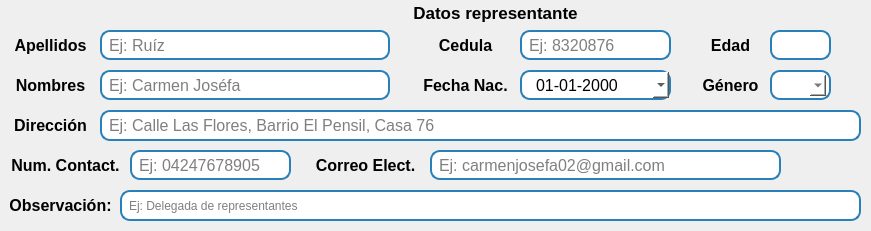
       <widget class="QWidget" name="widgetDatosRepre" native="true">
        <property name="geometry">
         <rect>
          <x>0</x>
          <y>90</y>
          <width>871</width>
          <height>231</height>
         </rect>
        </property>
        <property name="styleSheet">
         <string notr="true">QWidget#widgetDatosRepre{
background-color: rgb(242, 245, 247);
border-radius: 10px;
border: white;
color: #2d2d2d;
}
QLineEdit {
    border: 2px solid #2980b9;
    border-radius: 10px;
    padding: 2px 5px;
    background-color: white;
}</string>
        </property>
        <widget class="QLabel" name="lblStudent_nombres_2">
         <property name="geometry">
          <rect>
           <x>10</x>
           <y>70</y>
           <width>81</width>
           <height>30</height>
          </rect>
         </property>
         <property name="minimumSize">
          <size>
           <width>0</width>
           <height>30</height>
          </size>
         </property>
         <property name="maximumSize">
          <size>
           <width>16777215</width>
           <height>30</height>
          </size>
         </property>
         <property name="font">
          <font>
           <family>Segoe UI</family>
           <pointsize>12</pointsize>
           <bold>true</bold>
          </font>
         </property>
         <property name="styleSheet">
          <string notr="true">background-color: transparent;</string>
         </property>
         <property name="text">
          <string>Nombres</string>
         </property>
         <property name="alignment">
          <set>Qt::AlignmentFlag::AlignCenter</set>
         </property>
        </widget>
        <widget class="QLineEdit" name="lneApellidos_repre_ficha_estu">
         <property name="geometry">
          <rect>
           <x>100</x>
           <y>30</y>
           <width>290</width>
           <height>30</height>
          </rect>
         </property>
         <property name="minimumSize">
          <size>
           <width>290</width>
           <height>30</height>
          </size>
         </property>
         <property name="maximumSize">
          <size>
           <width>290</width>
           <height>30</height>
          </size>
         </property>
         <property name="font">
          <font>
           <family>Segoe UI</family>
           <pointsize>12</pointsize>
          </font>
         </property>
         <property name="styleSheet">
          <string notr="true"/>
         </property>
         <property name="text">
          <string/>
         </property>
         <property name="maxLength">
          <number>100</number>
         </property>
         <property name="alignment">
          <set>Qt::AlignmentFlag::AlignLeading|Qt::AlignmentFlag::AlignLeft|Qt::AlignmentFlag::AlignVCenter</set>
         </property>
         <property name="placeholderText">
          <string>Ej: Ruíz</string>
         </property>
        </widget>
        <widget class="QLabel" name="lblStudent_apellido_repre">
         <property name="geometry">
          <rect>
           <x>10</x>
           <y>30</y>
           <width>81</width>
           <height>30</height>
          </rect>
         </property>
         <property name="minimumSize">
          <size>
           <width>0</width>
           <height>30</height>
          </size>
         </property>
         <property name="maximumSize">
          <size>
           <width>16777215</width>
           <height>30</height>
          </size>
         </property>
         <property name="font">
          <font>
           <family>Segoe UI</family>
           <pointsize>12</pointsize>
           <bold>true</bold>
          </font>
         </property>
         <property name="styleSheet">
          <string notr="true">background-color: transparent;</string>
         </property>
         <property name="text">
          <string>Apellidos</string>
         </property>
         <property name="alignment">
          <set>Qt::AlignmentFlag::AlignCenter</set>
         </property>
        </widget>
        <widget class="QLineEdit" name="lneNombres_repre_ficha_estu">
         <property name="geometry">
          <rect>
           <x>100</x>
           <y>70</y>
           <width>290</width>
           <height>30</height>
          </rect>
         </property>
         <property name="minimumSize">
          <size>
           <width>290</width>
           <height>30</height>
          </size>
         </property>
         <property name="maximumSize">
          <size>
           <width>290</width>
           <height>30</height>
          </size>
         </property>
         <property name="font">
          <font>
           <family>Segoe UI</family>
           <pointsize>12</pointsize>
          </font>
         </property>
         <property name="styleSheet">
          <string notr="true"/>
         </property>
         <property name="text">
          <string/>
         </property>
         <property name="maxLength">
          <number>100</number>
         </property>
         <property name="alignment">
          <set>Qt::AlignmentFlag::AlignLeading|Qt::AlignmentFlag::AlignLeft|Qt::AlignmentFlag::AlignVCenter</set>
         </property>
         <property name="placeholderText">
          <string>Ej: Carmen Joséfa</string>
         </property>
        </widget>
        <widget class="QLabel" name="lblStudent_dir_repre">
         <property name="geometry">
          <rect>
           <x>10</x>
           <y>110</y>
           <width>81</width>
           <height>30</height>
          </rect>
         </property>
         <property name="minimumSize">
          <size>
           <width>0</width>
           <height>30</height>
          </size>
         </property>
         <property name="maximumSize">
          <size>
           <width>16777215</width>
           <height>30</height>
          </size>
         </property>
         <property name="font">
          <font>
           <family>Segoe UI</family>
           <pointsize>12</pointsize>
           <bold>true</bold>
          </font>
         </property>
         <property name="styleSheet">
          <string notr="true">background-color: transparent;</string>
         </property>
         <property name="text">
          <string>Dirección</string>
         </property>
         <property name="alignment">
          <set>Qt::AlignmentFlag::AlignCenter</set>
         </property>
        </widget>
        <widget class="QLineEdit" name="lneDir_repre_ficha_estu">
         <property name="geometry">
          <rect>
           <x>100</x>
           <y>110</y>
           <width>761</width>
           <height>31</height>
          </rect>
         </property>
         <property name="minimumSize">
          <size>
           <width>400</width>
           <height>30</height>
          </size>
         </property>
         <property name="maximumSize">
          <size>
           <width>900</width>
           <height>60</height>
          </size>
         </property>
         <property name="font">
          <font>
           <family>Segoe UI</family>
           <pointsize>12</pointsize>
          </font>
         </property>
         <property name="styleSheet">
          <string notr="true"/>
         </property>
         <property name="text">
          <string/>
         </property>
         <property name="maxLength">
          <number>100</number>
         </property>
         <property name="alignment">
          <set>Qt::AlignmentFlag::AlignLeading|Qt::AlignmentFlag::AlignLeft|Qt::AlignmentFlag::AlignVCenter</set>
         </property>
         <property name="placeholderText">
          <string>Ej: Calle Las Flores, Barrio El Pensil, Casa 76</string>
         </property>
        </widget>
        <widget class="QLineEdit" name="lneEdad_repre_ficha_estu">
         <property name="geometry">
          <rect>
           <x>770</x>
           <y>30</y>
           <width>61</width>
           <height>30</height>
          </rect>
         </property>
         <property name="minimumSize">
          <size>
           <width>50</width>
           <height>30</height>
          </size>
         </property>
         <property name="maximumSize">
          <size>
           <width>300</width>
           <height>30</height>
          </size>
         </property>
         <property name="font">
          <font>
           <family>Segoe UI</family>
           <pointsize>12</pointsize>
          </font>
         </property>
         <property name="styleSheet">
          <string notr="true"/>
         </property>
         <property name="text">
          <string/>
         </property>
         <property name="alignment">
          <set>Qt::AlignmentFlag::AlignLeading|Qt::AlignmentFlag::AlignLeft|Qt::AlignmentFlag::AlignVCenter</set>
         </property>
         <property name="readOnly">
          <bool>true</bool>
         </property>
         <property name="placeholderText">
          <string/>
         </property>
        </widget>
        <widget class="QLabel" name="label_41">
         <property name="geometry">
          <rect>
           <x>10</x>
           <y>150</y>
           <width>111</width>
           <height>30</height>
          </rect>
         </property>
         <property name="minimumSize">
          <size>
           <width>0</width>
           <height>30</height>
          </size>
         </property>
         <property name="maximumSize">
          <size>
           <width>16777215</width>
           <height>30</height>
          </size>
         </property>
         <property name="font">
          <font>
           <family>Segoe UI</family>
           <pointsize>12</pointsize>
           <bold>true</bold>
          </font>
         </property>
         <property name="styleSheet">
          <string notr="true">background-color: transparent;</string>
         </property>
         <property name="text">
          <string>Num. Contact.</string>
         </property>
         <property name="alignment">
          <set>Qt::AlignmentFlag::AlignCenter</set>
         </property>
        </widget>
        <widget class="QLineEdit" name="lneNum_repre_ficha_estu">
         <property name="geometry">
          <rect>
           <x>130</x>
           <y>150</y>
           <width>161</width>
           <height>30</height>
          </rect>
         </property>
         <property name="minimumSize">
          <size>
           <width>100</width>
           <height>30</height>
          </size>
         </property>
         <property name="maximumSize">
          <size>
           <width>400</width>
           <height>30</height>
          </size>
         </property>
         <property name="font">
          <font>
           <family>Segoe UI</family>
           <pointsize>12</pointsize>
          </font>
         </property>
         <property name="styleSheet">
          <string notr="true"/>
         </property>
         <property name="text">
          <string/>
         </property>
         <property name="maxLength">
          <number>12</number>
         </property>
         <property name="alignment">
          <set>Qt::AlignmentFlag::AlignLeading|Qt::AlignmentFlag::AlignLeft|Qt::AlignmentFlag::AlignVCenter</set>
         </property>
         <property name="placeholderText">
          <string>Ej: 04247678905</string>
         </property>
        </widget>
        <widget class="QLabel" name="lblStudent_fechaNac_repre">
         <property name="geometry">
          <rect>
           <x>420</x>
           <y>70</y>
           <width>91</width>
           <height>30</height>
          </rect>
         </property>
         <property name="minimumSize">
          <size>
           <width>0</width>
           <height>30</height>
          </size>
         </property>
         <property name="maximumSize">
          <size>
           <width>16777215</width>
           <height>30</height>
          </size>
         </property>
         <property name="font">
          <font>
           <family>Segoe UI</family>
           <pointsize>12</pointsize>
           <bold>true</bold>
          </font>
         </property>
         <property name="styleSheet">
          <string notr="true">background-color: transparent;</string>
         </property>
         <property name="text">
          <string>Fecha Nac.</string>
         </property>
         <property name="alignment">
          <set>Qt::AlignmentFlag::AlignCenter</set>
         </property>
        </widget>
        <widget class="QLabel" name="lblStudent_edad_repre">
         <property name="geometry">
          <rect>
           <x>700</x>
           <y>30</y>
           <width>61</width>
           <height>30</height>
          </rect>
         </property>
         <property name="minimumSize">
          <size>
           <width>0</width>
           <height>30</height>
          </size>
         </property>
         <property name="maximumSize">
          <size>
           <width>16777215</width>
           <height>30</height>
          </size>
         </property>
         <property name="font">
          <font>
           <family>Segoe UI</family>
           <pointsize>12</pointsize>
           <bold>true</bold>
          </font>
         </property>
         <property name="styleSheet">
          <string notr="true">background-color: transparent;</string>
         </property>
         <property name="text">
          <string>Edad</string>
         </property>
         <property name="alignment">
          <set>Qt::AlignmentFlag::AlignCenter</set>
         </property>
        </widget>
        <widget class="QLineEdit" name="lneCedula_repre_ficha_estu">
         <property name="geometry">
          <rect>
           <x>520</x>
           <y>30</y>
           <width>151</width>
           <height>30</height>
          </rect>
         </property>
         <property name="minimumSize">
          <size>
           <width>100</width>
           <height>30</height>
          </size>
         </property>
         <property name="maximumSize">
          <size>
           <width>300</width>
           <height>30</height>
          </size>
         </property>
         <property name="font">
          <font>
           <family>Segoe UI</family>
           <pointsize>12</pointsize>
          </font>
         </property>
         <property name="styleSheet">
          <string notr="true"/>
         </property>
         <property name="text">
          <string/>
         </property>
         <property name="maxLength">
          <number>8</number>
         </property>
         <property name="alignment">
          <set>Qt::AlignmentFlag::AlignLeading|Qt::AlignmentFlag::AlignLeft|Qt::AlignmentFlag::AlignVCenter</set>
         </property>
         <property name="placeholderText">
          <string>Ej: 8320876</string>
         </property>
        </widget>
        <widget class="QLineEdit" name="lneCorreo_repre_ficha_estu">
         <property name="geometry">
          <rect>
           <x>430</x>
           <y>150</y>
           <width>351</width>
           <height>30</height>
          </rect>
         </property>
         <property name="minimumSize">
          <size>
           <width>100</width>
           <height>30</height>
          </size>
         </property>
         <property name="maximumSize">
          <size>
           <width>400</width>
           <height>30</height>
          </size>
         </property>
         <property name="font">
          <font>
           <family>Segoe UI</family>
           <pointsize>12</pointsize>
          </font>
         </property>
         <property name="styleSheet">
          <string notr="true"/>
         </property>
         <property name="text">
          <string/>
         </property>
         <property name="maxLength">
          <number>100</number>
         </property>
         <property name="alignment">
          <set>Qt::AlignmentFlag::AlignLeading|Qt::AlignmentFlag::AlignLeft|Qt::AlignmentFlag::AlignVCenter</set>
         </property>
         <property name="placeholderText">
          <string>Ej: carmenjosefa02@gmail.com</string>
         </property>
        </widget>
        <widget class="QLabel" name="label_38">
         <property name="geometry">
          <rect>
           <x>310</x>
           <y>150</y>
           <width>111</width>
           <height>30</height>
          </rect>
         </property>
         <property name="minimumSize">
          <size>
           <width>0</width>
           <height>30</height>
          </size>
         </property>
         <property name="maximumSize">
          <size>
           <width>16777215</width>
           <height>30</height>
          </size>
         </property>
         <property name="font">
          <font>
           <family>Segoe UI</family>
           <pointsize>12</pointsize>
           <bold>true</bold>
          </font>
         </property>
         <property name="styleSheet">
          <string notr="true">background-color: transparent;</string>
         </property>
         <property name="text">
          <string>Correo Elect.</string>
         </property>
         <property name="alignment">
          <set>Qt::AlignmentFlag::AlignCenter</set>
         </property>
        </widget>
        <widget class="QLabel" name="lblStudent_genero_repre">
         <property name="geometry">
          <rect>
           <x>700</x>
           <y>70</y>
           <width>61</width>
           <height>30</height>
          </rect>
         </property>
         <property name="minimumSize">
          <size>
           <width>0</width>
           <height>30</height>
          </size>
         </property>
         <property name="maximumSize">
          <size>
           <width>16777215</width>
           <height>30</height>
          </size>
         </property>
         <property name="font">
          <font>
           <family>Segoe UI</family>
           <pointsize>12</pointsize>
           <bold>true</bold>
          </font>
         </property>
         <property name="styleSheet">
          <string notr="true">background-color: transparent;</string>
         </property>
         <property name="text">
          <string>Género</string>
         </property>
         <property name="alignment">
          <set>Qt::AlignmentFlag::AlignCenter</set>
         </property>
        </widget>
        <widget class="QLabel" name="lblTitulo_registro_estudiante_2">
         <property name="geometry">
          <rect>
           <x>320</x>
           <y>0</y>
           <width>351</width>
           <height>25</height>
          </rect>
         </property>
         <property name="maximumSize">
          <size>
           <width>16777215</width>
           <height>25</height>
          </size>
         </property>
         <property name="font">
          <font>
           <family>Segoe UI</family>
           <pointsize>13</pointsize>
           <bold>true</bold>
          </font>
         </property>
         <property name="styleSheet">
          <string notr="true">background-color: transparent;</string>
         </property>
         <property name="text">
          <string>Datos representante</string>
         </property>
         <property name="alignment">
          <set>Qt::AlignmentFlag::AlignCenter</set>
         </property>
        </widget>
        <widget class="QLabel" name="lblStudent_fechaNac_repre_4">
         <property name="geometry">
          <rect>
           <x>420</x>
           <y>30</y>
           <width>91</width>
           <height>30</height>
          </rect>
         </property>
         <property name="minimumSize">
          <size>
           <width>0</width>
           <height>30</height>
          </size>
         </property>
         <property name="maximumSize">
          <size>
           <width>16777215</width>
           <height>30</height>
          </size>
         </property>
         <property name="font">
          <font>
           <family>Segoe UI</family>
           <pointsize>12</pointsize>
           <bold>true</bold>
          </font>
         </property>
         <property name="styleSheet">
          <string notr="true">background-color: transparent;</string>
         </property>
         <property name="text">
          <string>Cedula</string>
         </property>
         <property name="alignment">
          <set>Qt::AlignmentFlag::AlignCenter</set>
         </property>
        </widget>
        <widget class="QDateEdit" name="lneFechaNac_repre_ficha_estu">
         <property name="geometry">
          <rect>
           <x>520</x>
           <y>70</y>
           <width>151</width>
           <height>30</height>
          </rect>
         </property>
         <property name="minimumSize">
          <size>
           <width>151</width>
           <height>30</height>
          </size>
         </property>
         <property name="maximumSize">
          <size>
           <width>151</width>
           <height>30</height>
          </size>
         </property>
         <property name="font">
          <font>
           <family>Segoe UI</family>
           <pointsize>12</pointsize>
          </font>
         </property>
         <property name="styleSheet">
          <string notr="true">QDateEdit {
    border: 2px solid #2980b9;
    border-radius: 10px;
    padding: 3px 12px;
    background-color: white;
}
/* Vista de días (el grid del calendario) */
QDateEdit QAbstractItemView {
    background-color: white;
    color: #2d2d2d;
    selection-background-color: #2980b9;
    selection-color: white;
}
QCalendarWidget {
            background-color: white;
        }
        QCalendarWidget QWidget {
            background-color: white;
            color: #2d2d2d;
        }
        QCalendarWidget QWidget#qt_calendar_navigationbar {
            background-color: #2980b9;
            min-height: 30px;
            max-height: 30px;
            border-top-left-radius: 8px;
            border-top-right-radius: 8px;
            padding: 2px 2px;
        }
        QCalendarWidget QToolButton {
            color: white;
            background-color: transparent;
            font-weight: bold;
            font-size: 13px;
            border: none;
            border-radius: 5px;
            padding: 4px 5px;
            min-height: 28px;
        }
        QCalendarWidget QToolButton:hover {
            background-color: rgba(255,255,255,0.22);
        }
        QCalendarWidget QToolButton:pressed {
            background-color: rgba(255,255,255,0.38);
        }
        QCalendarWidget QToolButton#qt_calendar_monthbutton,
        QCalendarWidget QToolButton#qt_calendar_yearbutton {
            font-size: 13px;
            font-weight: bold;
            padding: 4px 14px;
        }
        QCalendarWidget QToolButton::menu-indicator {
            image: none;
            width: 0;
        }
        QCalendarWidget QMenu {
            background-color: white;
            border: 1.5px solid #2980b9;
            border-radius: 8px;
            padding: 4px 0px;
            color: #2d2d2d;
        }
        QCalendarWidget QMenu::item {
            padding: 6px 22px;
            border-radius: 5px;
            margin: 1px 5px;
        }
        QCalendarWidget QMenu::item:selected {
            background-color: #2980b9;
            color: white;
        }
        QCalendarWidget QSpinBox {
            background-color: white;
            border: 1.5px solid #90caf9;
            border-radius: 5px;
            color: #2d2d2d;
            padding: 2px 4px;
            font-weight: bold;
            selection-background-color: #2980b9;
            selection-color: white;
        }
        QCalendarWidget QSpinBox::up-button,
        QCalendarWidget QSpinBox::down-button {
            background-color: #e3f2fd;
            border-radius: 3px;
            width: 14px;
        }
        QCalendarWidget QSpinBox::up-button:hover,
        QCalendarWidget QSpinBox::down-button:hover {
            background-color: #2980b9;
        }
        QCalendarWidget QAbstractItemView {
            background-color: white;
            alternate-background-color: #f8fbff;
            color: #2d2d2d;
            gridline-color: #e8eaf0;
            selection-background-color: #2980b9;
            selection-color: white;
            outline: none;
            border: none;
            font-size: 12px;
        }
        QCalendarWidget QAbstractItemView:disabled {
            color: #bbb;
        }</string>
         </property>
         <property name="displayFormat">
          <string>dd-MM-yyyy</string>
         </property>
         <property name="calendarPopup">
          <bool>true</bool>
         </property>
        </widget>
        <widget class="QFrame" name="frseccion_3">
         <property name="geometry">
          <rect>
           <x>770</x>
           <y>70</y>
           <width>61</width>
           <height>30</height>
          </rect>
         </property>
         <property name="minimumSize">
          <size>
           <width>50</width>
           <height>30</height>
          </size>
         </property>
         <property name="maximumSize">
          <size>
           <width>200</width>
           <height>40</height>
          </size>
         </property>
         <property name="styleSheet">
          <string notr="true">QFrame{
	background-color: white;
	border: 1.5px solid #2980b9;
	border-radius: 10px;
}
QComboBox QAbstractItemView {
    border: 1px solid #ccc;
    border-radius: 5px;
    background-color: white;
    color: #333;
}
</string>
         </property>
         <property name="frameShape">
          <enum>QFrame::Shape::StyledPanel</enum>
         </property>
         <property name="frameShadow">
          <enum>QFrame::Shadow::Raised</enum>
         </property>
         <widget class="QComboBox" name="cbxGenero_repre_ficha_estu">
          <property name="geometry">
           <rect>
            <x>5</x>
            <y>5</y>
            <width>51</width>
            <height>21</height>
           </rect>
          </property>
          <property name="maximumSize">
           <size>
            <width>180</width>
            <height>30</height>
           </size>
          </property>
          <property name="font">
           <font>
            <family>Segoe UI</family>
            <pointsize>11</pointsize>
            <bold>true</bold>
           </font>
          </property>
          <property name="cursor">
           <cursorShape>PointingHandCursor</cursorShape>
          </property>
          <property name="styleSheet">
           <string notr="true">QComboBox {
			combobox-popup: 0;
            border-radius: 10px;
            padding: 2px 8px;
            background-color: white;
            color: #2d2d2d;
   
        }
        QComboBox:hover {
            border-color: #0D47A1;
        }
        
        QComboBox QAbstractItemView {
            background-color: white;
            border: 1.5px solid #2980b9;
            border-radius: 8px;
            color: #2d2d2d;
            outline: none;
            padding: 4px 0px;
        }
        QComboBox QAbstractItemView::item {
            min-height: 20px;
            padding: 3px 5px;
        }
        QComboBox QAbstractItemView::item:selected {
            background-color: #2980b9;
            color: white;
        }
        QComboBox QAbstractItemView QScrollBar:vertical {
            border: none;
            background: #f0f7ff;
            width: 7px;
            border-radius: 3px;
            margin: 4px 2px;
        }
        QComboBox QAbstractItemView QScrollBar::handle:vertical {
            background: #2980b9;
            border-radius: 3px;
            min-height: 20px;
        }
        QComboBox QAbstractItemView QScrollBar::add-line:vertical,
        QComboBox QAbstractItemView QScrollBar::sub-line:vertical {
            height: 0px;
        }</string>
          </property>
          <property name="iconSize">
           <size>
            <width>5</width>
            <height>5</height>
           </size>
          </property>
          <item>
           <property name="text">
            <string/>
           </property>
          </item>
          <item>
           <property name="text">
            <string>M</string>
           </property>
          </item>
          <item>
           <property name="text">
            <string>F</string>
           </property>
          </item>
         </widget>
        </widget>
        <widget class="QLabel" name="lblStudent_dir_repre_2">
         <property name="geometry">
          <rect>
           <x>10</x>
           <y>190</y>
           <width>101</width>
           <height>30</height>
          </rect>
         </property>
         <property name="minimumSize">
          <size>
           <width>0</width>
           <height>30</height>
          </size>
         </property>
         <property name="maximumSize">
          <size>
           <width>16777215</width>
           <height>30</height>
          </size>
         </property>
         <property name="font">
          <font>
           <family>Segoe UI</family>
           <pointsize>12</pointsize>
           <bold>true</bold>
          </font>
         </property>
         <property name="styleSheet">
          <string notr="true">background-color: transparent;</string>
         </property>
         <property name="text">
          <string>Observación:</string>
         </property>
         <property name="alignment">
          <set>Qt::AlignmentFlag::AlignCenter</set>
         </property>
        </widget>
        <widget class="QLineEdit" name="lneObser_ficha_estu_repre">
         <property name="geometry">
          <rect>
           <x>120</x>
           <y>190</y>
           <width>741</width>
           <height>31</height>
          </rect>
         </property>
         <property name="minimumSize">
          <size>
           <width>400</width>
           <height>30</height>
          </size>
         </property>
         <property name="maximumSize">
          <size>
           <width>900</width>
           <height>60</height>
          </size>
         </property>
         <property name="font">
          <font>
           <family>Segoe UI</family>
          </font>
         </property>
         <property name="focusPolicy">
          <enum>Qt::FocusPolicy::ClickFocus</enum>
         </property>
         <property name="styleSheet">
          <string notr="true"/>
         </property>
         <property name="text">
          <string/>
         </property>
         <property name="maxLength">
          <number>200</number>
         </property>
         <property name="alignment">
          <set>Qt::AlignmentFlag::AlignLeading|Qt::AlignmentFlag::AlignLeft|Qt::AlignmentFlag::AlignVCenter</set>
         </property>
         <property name="placeholderText">
          <string>Ej: Delegada de representantes</string>
         </property>
        </widget>
       </widget>
